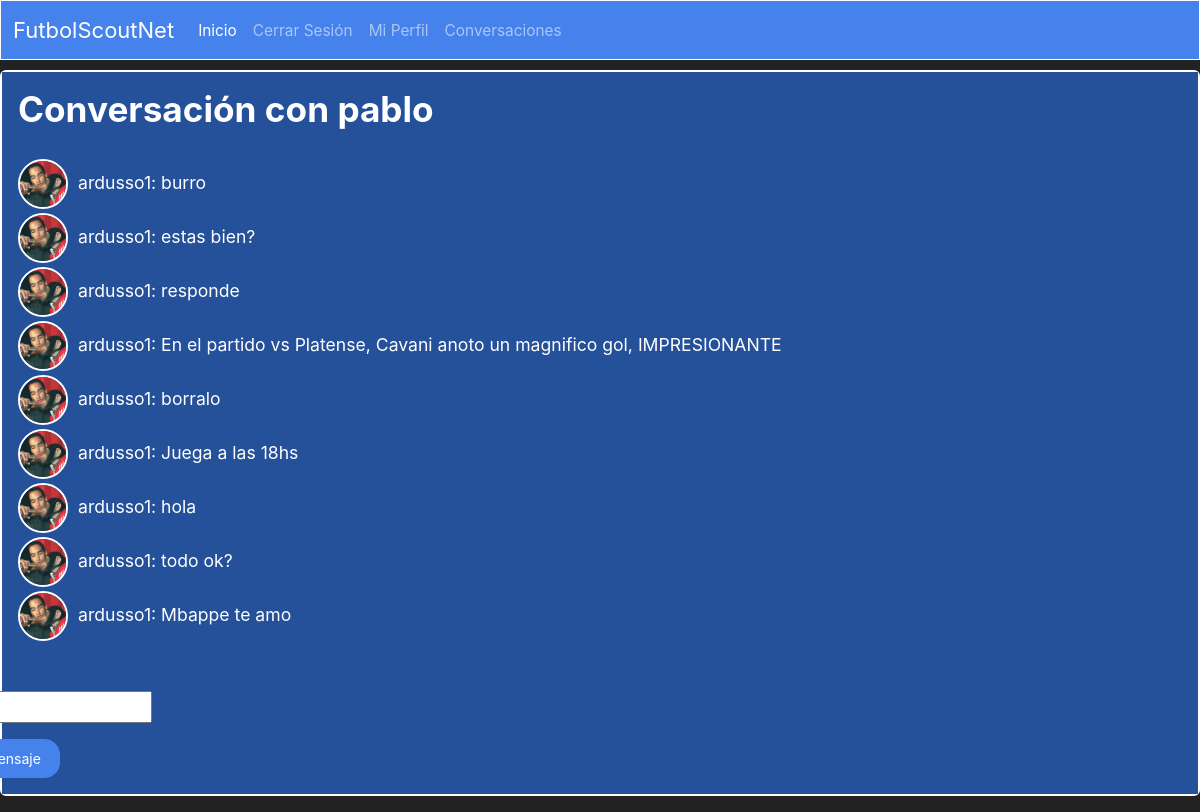
Page /mensajes/pablo/ (signed in) on the earlier database version.
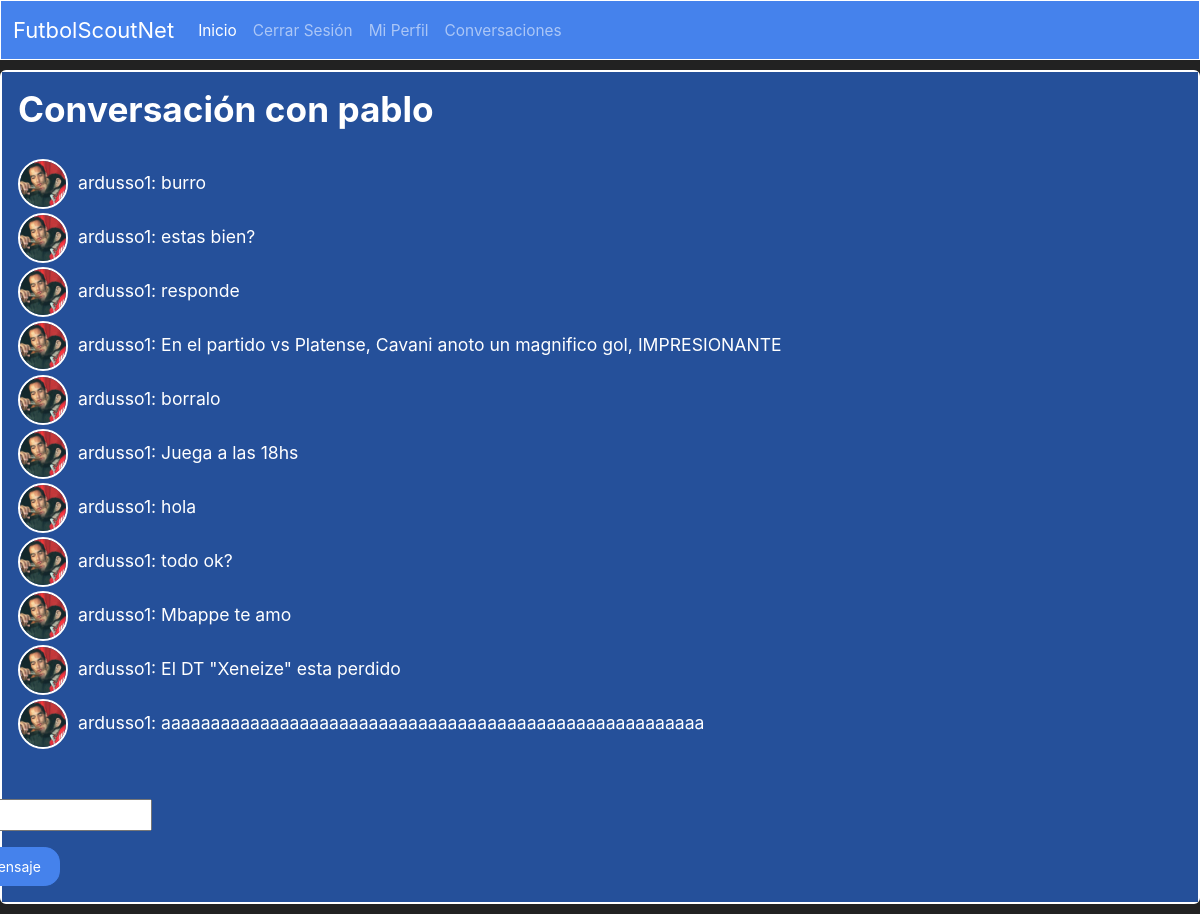
Same page on the later database version.
### sitio/models.py (models this page shows, shortened)
class Mensaje(models.Model):
    user = models.ForeignKey(User, on_delete=models.CASCADE, related_name='mensajes', null=True, blank=True)
    conversacion = models.ForeignKey(Conversacion, on_delete=models.CASCADE, null=True, blank=True)
    texto = models.CharField(max_length=500)
    fecha = models.DateTimeField(default=timezone.now)

class Profile(models.Model):
    user = models.OneToOneField(User, on_delete=models.CASCADE, null=True, blank=True)
    image = models.ImageField(upload_to="Profiles_Images", default='user.png')
    posicion = models.ForeignKey(Posicion, on_delete=models.CASCADE, null=True, blank=True)
    nivel = models.ForeignKey(Nivel, on_delete=models.CASCADE, null=True, blank=True)
    edad = models.IntegerField(null=True, blank=True)

### sitio/views.py (the view)
# urls.py: path('mensajes/<str:username>/', views.mensajes, name='mensajes'),
@login_required
def mensajes(request, username):
    conversacion = Conversacion.objects.filter(
        Q(emisor=request.user, destinatario__username=username) |
        Q(destinatario=request.user, emisor__username=username)
    ).first()
    if conversacion is None:
        conversacion = Conversacion.objects.create(
            emisor=request.user,
            destinatario=get_object_or_404(User, username=username)
        )
    mensajes = Mensaje.objects.filter(conversacion=conversacion)
    if request.method == 'POST':
        form = MensajeForm(request.POST)
        if form.is_valid():
            nuevo_mensaje = form.save(commit=False)
            nuevo_mensaje.user = request.user
            nuevo_mensaje.conversacion = conversacion
            nuevo_mensaje.save()
            return redirect('mensajes', username=username)
    else:
        form = MensajeForm()
    return render(request, 'mensajes.html', {'conversacion': conversacion, 'mensajes': mensajes, 'form': form})

### sitio/forms.py
class MensajeForm(forms.ModelForm):
    class Meta:
        model = Mensaje
        fields = ['texto']
        labels = {
            'texto': 'Mensaje',
        }

### sitio/templates/mensajes.html (shortened to what this page needs)
{% extends 'layout.html' %}
{% block contenido %}
  {% if conversacion %}
    <div class="card text-white bg-primary mb-3" style="max-width: 100rem; border: 2px solid white;">
        <div class="card-body" style="display: flex; flex-direction: column; gap: 20px; background-color: #25509a;">
            {% if conversacion.emisor == request.user %}
                <h2>Conversación con {{ conversacion.destinatario }}</h2>
            {% else %}
                <h2> Conversacion con {{ conversacion.emisor }} </h2>
            {% endif %}
            <ul style="list-style: none; padding: 0; margin: 0;">
                {% for mensaje in mensajes %}
                    <li style="display: flex; align-items: center;">
                        <img class="rounded-circle" style="width: 50px; height: 50px; object-fit: cover; border: 2px solid white; margin-right: 10px;" src="{{mensaje.user.profile.image.url}}">
                        <span>{{ mensaje.user.username }}: {{ mensaje.texto }}</span>
                    </li>
                {% endfor %}
            </ul>
            {% if conversacion.emisor == request.user %}
                <form method="post" action="{% url 'mensajes' username=conversacion.destinatario.username %}" style="align-self: flex-end; margin-right: 1030px;">
                    {{ form.as_p }}
                    <button type="submit" class="btn btn-primary">Enviar mensaje</button>
                </form>
            {% else %}
                <form method="post" action="{% url 'mensajes' username=conversacion.emisor.username %}" style="align-self: flex-end; margin-right: 1030px;">
                    {% csrf_token %}
                    {{ form.as_p }}
                    <button type="submit" class="btn btn-primary">Enviar mensaje</button>
                </form>
            {% endif %}
        </div>
    </div>
  {% else %}
    <p>No hay conversación disponible.</p>
  {% endif %}
{% endblock %}

Differences in the rows shown:
added Mensaje: user.profile.image (picture), user.username "ardusso1", texto "El DT \"Xeneize\" esta perdido"
added Mensaje: user.profile.image (picture), user.username "ardusso1", texto "aaaaaaaaaaaaaaaaaaaaaaaaaaaaaaaaaaaaaaaaaaaaaaaaaaaaaaa"
